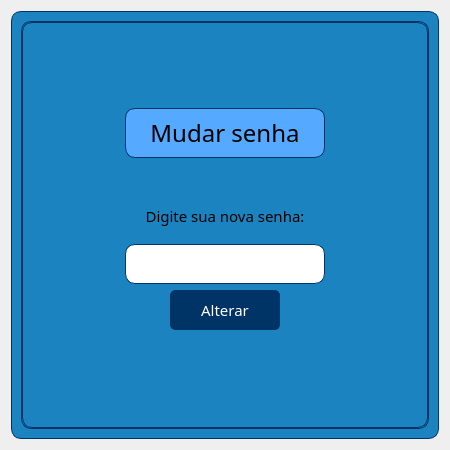
<?xml version="1.0" encoding="UTF-8"?>
<ui version="4.0">
 <class>Form</class>
 <widget class="QWidget" name="Form">
  <property name="geometry">
   <rect>
    <x>0</x>
    <y>0</y>
    <width>450</width>
    <height>450</height>
   </rect>
  </property>
  <property name="minimumSize">
   <size>
    <width>450</width>
    <height>450</height>
   </size>
  </property>
  <property name="maximumSize">
   <size>
    <width>450</width>
    <height>450</height>
   </size>
  </property>
  <property name="windowTitle">
   <string>Form</string>
  </property>
  <layout class="QVBoxLayout" name="verticalLayout_2">
   <item>
    <widget class="QFrame" name="frame_10">
     <property name="styleSheet">
      <string notr="true">background-color: rgb(27, 131, 191);
border-width: 1px;
border-color: rgb(0, 51, 102);
border-style: solid;
border-radius: 10px;</string>
     </property>
     <property name="frameShape">
      <enum>QFrame::StyledPanel</enum>
     </property>
     <property name="frameShadow">
      <enum>QFrame::Raised</enum>
     </property>
     <layout class="QVBoxLayout" name="verticalLayout">
      <item>
       <widget class="QStackedWidget" name="pagina_login">
        <property name="currentIndex">
         <number>0</number>
        </property>
        <widget class="QWidget" name="alterar_senha">
         <layout class="QVBoxLayout" name="verticalLayout_4">
          <item>
           <spacer name="verticalSpacer_5">
            <property name="orientation">
             <enum>Qt::Vertical</enum>
            </property>
            <property name="sizeType">
             <enum>QSizePolicy::Fixed</enum>
            </property>
            <property name="sizeHint" stdset="0">
             <size>
              <width>20</width>
              <height>77</height>
             </size>
            </property>
           </spacer>
          </item>
          <item alignment="Qt::AlignHCenter">
           <widget class="QFrame" name="frame_14">
            <property name="minimumSize">
             <size>
              <width>200</width>
              <height>50</height>
             </size>
            </property>
            <property name="maximumSize">
             <size>
              <width>200</width>
              <height>50</height>
             </size>
            </property>
            <property name="styleSheet">
             <string notr="true">background-color: rgb(85, 170, 255);
border-width: 1px;
border-color: rgb(0, 51, 102);
border-style: solid;
border-radius: 10px;</string>
            </property>
            <property name="frameShape">
             <enum>QFrame::StyledPanel</enum>
            </property>
            <property name="frameShadow">
             <enum>QFrame::Raised</enum>
            </property>
            <layout class="QVBoxLayout" name="verticalLayout_41">
             <item alignment="Qt::AlignHCenter">
              <widget class="QLabel" name="label_31">
               <property name="font">
                <font>
                 <family>Bell MT</family>
                 <pointsize>18</pointsize>
                </font>
               </property>
               <property name="styleSheet">
                <string notr="true">border-style: none;
border-radius: 0px;</string>
               </property>
               <property name="text">
                <string>Mudar senha</string>
               </property>
               <property name="alignment">
                <set>Qt::AlignCenter</set>
               </property>
              </widget>
             </item>
            </layout>
           </widget>
          </item>
          <item>
           <spacer name="verticalSpacer_4">
            <property name="orientation">
             <enum>Qt::Vertical</enum>
            </property>
            <property name="sizeType">
             <enum>QSizePolicy::Fixed</enum>
            </property>
            <property name="sizeHint" stdset="0">
             <size>
              <width>20</width>
              <height>30</height>
             </size>
            </property>
           </spacer>
          </item>
          <item alignment="Qt::AlignHCenter">
           <widget class="QLabel" name="label_33">
            <property name="minimumSize">
             <size>
              <width>200</width>
              <height>0</height>
             </size>
            </property>
            <property name="maximumSize">
             <size>
              <width>200</width>
              <height>16777215</height>
             </size>
            </property>
            <property name="font">
             <font>
              <family>Bell MT</family>
              <pointsize>11</pointsize>
             </font>
            </property>
            <property name="styleSheet">
             <string notr="true">border-style: none;
border-radius: 0px;</string>
            </property>
            <property name="text">
             <string>Digite sua nova senha:</string>
            </property>
            <property name="alignment">
             <set>Qt::AlignCenter</set>
            </property>
           </widget>
          </item>
          <item alignment="Qt::AlignHCenter">
           <widget class="QLineEdit" name="entry_alterarsenha">
            <property name="minimumSize">
             <size>
              <width>200</width>
              <height>40</height>
             </size>
            </property>
            <property name="maximumSize">
             <size>
              <width>200</width>
              <height>40</height>
             </size>
            </property>
            <property name="styleSheet">
             <string notr="true">background-color: rgb(255, 255, 255);</string>
            </property>
            <property name="alignment">
             <set>Qt::AlignCenter</set>
            </property>
            <property name="placeholderText">
             <string/>
            </property>
           </widget>
          </item>
          <item>
           <layout class="QHBoxLayout" name="horizontalLayout_14">
            <item>
             <widget class="QPushButton" name="btn_pesquisar_6">
              <property name="minimumSize">
               <size>
                <width>110</width>
                <height>40</height>
               </size>
              </property>
              <property name="maximumSize">
               <size>
                <width>110</width>
                <height>40</height>
               </size>
              </property>
              <property name="font">
               <font>
                <family>Bell MT</family>
                <pointsize>11</pointsize>
               </font>
              </property>
              <property name="cursor">
               <cursorShape>PointingHandCursor</cursorShape>
              </property>
              <property name="styleSheet">
               <string notr="true">QPushButton{
border-style: solid;
selection-color: rgb(255, 0, 0);
border-width: 1px;
border-color: rgb(0, 51, 102);
background-color: rgb(0, 51, 102);
color: rgb(255, 255, 255);
border-radius: 5px;
}

QPushButton:hover{
border-style: solid;
selection-color: rgb(255, 0, 0);
border-width: 1px;
border-color: rgb(0, 51, 102);
background-color: rgb(255, 255, 255);
color: rgb(0, 0, 0);
border-radius: 5px;
}</string>
              </property>
              <property name="text">
               <string>Alterar</string>
              </property>
             </widget>
            </item>
           </layout>
          </item>
          <item>
           <spacer name="verticalSpacer_6">
            <property name="orientation">
             <enum>Qt::Vertical</enum>
            </property>
            <property name="sizeType">
             <enum>QSizePolicy::Fixed</enum>
            </property>
            <property name="sizeHint" stdset="0">
             <size>
              <width>20</width>
              <height>89</height>
             </size>
            </property>
           </spacer>
          </item>
         </layout>
        </widget>
        <widget class="QWidget" name="login">
         <layout class="QVBoxLayout" name="verticalLayout_3">
          <item>
           <spacer name="verticalSpacer">
            <property name="orientation">
             <enum>Qt::Vertical</enum>
            </property>
            <property name="sizeType">
             <enum>QSizePolicy::Fixed</enum>
            </property>
            <property name="sizeHint" stdset="0">
             <size>
              <width>20</width>
              <height>77</height>
             </size>
            </property>
           </spacer>
          </item>
          <item alignment="Qt::AlignHCenter">
           <widget class="QFrame" name="frame_13">
            <property name="minimumSize">
             <size>
              <width>200</width>
              <height>50</height>
             </size>
            </property>
            <property name="maximumSize">
             <size>
              <width>200</width>
              <height>50</height>
             </size>
            </property>
            <property name="styleSheet">
             <string notr="true">background-color: rgb(85, 170, 255);
border-width: 1px;
border-color: rgb(0, 51, 102);
border-style: solid;
border-radius: 10px;</string>
            </property>
            <property name="frameShape">
             <enum>QFrame::StyledPanel</enum>
            </property>
            <property name="frameShadow">
             <enum>QFrame::Raised</enum>
            </property>
            <layout class="QVBoxLayout" name="verticalLayout_39">
             <item alignment="Qt::AlignHCenter">
              <widget class="QLabel" name="label_29">
               <property name="font">
                <font>
                 <family>Bell MT</family>
                 <pointsize>18</pointsize>
                </font>
               </property>
               <property name="styleSheet">
                <string notr="true">border-style: none;
border-radius: 0px;</string>
               </property>
               <property name="text">
                <string>Login</string>
               </property>
               <property name="alignment">
                <set>Qt::AlignCenter</set>
               </property>
              </widget>
             </item>
            </layout>
           </widget>
          </item>
          <item>
           <spacer name="verticalSpacer_3">
            <property name="orientation">
             <enum>Qt::Vertical</enum>
            </property>
            <property name="sizeType">
             <enum>QSizePolicy::Fixed</enum>
            </property>
            <property name="sizeHint" stdset="0">
             <size>
              <width>20</width>
              <height>30</height>
             </size>
            </property>
           </spacer>
          </item>
          <item alignment="Qt::AlignHCenter|Qt::AlignVCenter">
           <widget class="QLabel" name="label_32">
            <property name="minimumSize">
             <size>
              <width>200</width>
              <height>0</height>
             </size>
            </property>
            <property name="maximumSize">
             <size>
              <width>200</width>
              <height>16777215</height>
             </size>
            </property>
            <property name="font">
             <font>
              <family>Bell MT</family>
              <pointsize>11</pointsize>
             </font>
            </property>
            <property name="styleSheet">
             <string notr="true">border-style: none;
border-radius: 0px;</string>
            </property>
            <property name="text">
             <string>Digite sua senha:</string>
            </property>
            <property name="alignment">
             <set>Qt::AlignCenter</set>
            </property>
           </widget>
          </item>
          <item alignment="Qt::AlignHCenter">
           <widget class="QLineEdit" name="entry_senhalogin">
            <property name="minimumSize">
             <size>
              <width>200</width>
              <height>40</height>
             </size>
            </property>
            <property name="maximumSize">
             <size>
              <width>200</width>
              <height>40</height>
             </size>
            </property>
            <property name="styleSheet">
             <string notr="true">background-color: rgb(255, 255, 255);</string>
            </property>
            <property name="alignment">
             <set>Qt::AlignCenter</set>
            </property>
            <property name="placeholderText">
             <string/>
            </property>
           </widget>
          </item>
          <item>
           <layout class="QHBoxLayout" name="horizontalLayout_13">
            <item>
             <widget class="QPushButton" name="btn_pesquisar_4">
              <property name="minimumSize">
               <size>
                <width>110</width>
                <height>40</height>
               </size>
              </property>
              <property name="maximumSize">
               <size>
                <width>110</width>
                <height>40</height>
               </size>
              </property>
              <property name="font">
               <font>
                <family>Bell MT</family>
                <pointsize>11</pointsize>
               </font>
              </property>
              <property name="cursor">
               <cursorShape>PointingHandCursor</cursorShape>
              </property>
              <property name="styleSheet">
               <string notr="true">QPushButton{
border-style: solid;
selection-color: rgb(255, 0, 0);
border-width: 1px;
border-color: rgb(0, 51, 102);
background-color: rgb(0, 51, 102);
color: rgb(255, 255, 255);
border-radius: 5px;
}

QPushButton:hover{
border-style: solid;
selection-color: rgb(255, 0, 0);
border-width: 1px;
border-color: rgb(0, 51, 102);
background-color: rgb(255, 255, 255);
color: rgb(0, 0, 0);
border-radius: 5px;
}</string>
              </property>
              <property name="text">
               <string>Entrar</string>
              </property>
             </widget>
            </item>
           </layout>
          </item>
          <item>
           <spacer name="verticalSpacer_2">
            <property name="orientation">
             <enum>Qt::Vertical</enum>
            </property>
            <property name="sizeType">
             <enum>QSizePolicy::Fixed</enum>
            </property>
            <property name="sizeHint" stdset="0">
             <size>
              <width>20</width>
              <height>120</height>
             </size>
            </property>
           </spacer>
          </item>
         </layout>
        </widget>
       </widget>
      </item>
     </layout>
    </widget>
   </item>
  </layout>
 </widget>
 <resources/>
 <connections/>
</ui>
